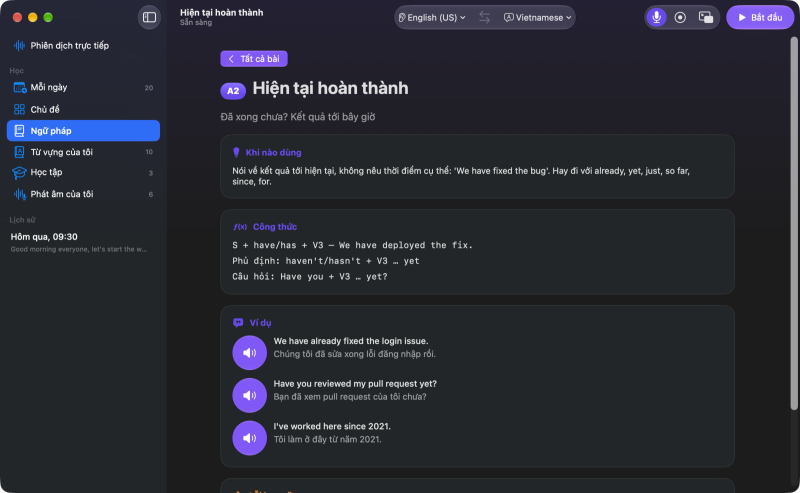
#> input picture docs/screenshots/grammar-lesson.png, 1600 x 986 px, given in place of icon.png, which was not available (shown at 1/2 size)
$ python tiktok.py
#> lines starting #> are read from the running program, lines starting #| are printed output that depends on the picture
#> in main, icon is the input picture: PIL image 1600x986 RGBA; mean R, G, B, A 39.9, 41.7, 49.8, 254.9
#!/usr/bin/env python3
"""Parley TikTok intro (1080×1920, ~60 s): `make tiktok` → docs/video/parley_tiktok.mp4 + .srt.

Each scene = a headline, an app screenshot in a window frame, a caption, and a Vietnamese voice-over spoken by the
macOS voice "Linh" (`say`, offline). Scenes are drawn with Pillow, given a slow zoom and joined with ffmpeg.
Screenshots come from docs/screenshots (taken with seeded sample data by scripts/shot.sh — never the owner's data).
"""
import json
import os
import subprocess
import sys
import tempfile

from PIL import Image, ImageDraw, ImageFilter, ImageFont

ROOT = os.path.dirname(os.path.dirname(os.path.dirname(os.path.abspath(__file__))))
SHOTS = os.path.join(ROOT, "docs", "screenshots")
OUT = os.path.join(ROOT, "docs", "video")
W, H, FPS = 1080, 1920, 30
FONT = "/System/Library/Fonts/SFNS.ttf"
PURPLE = (139, 92, 246)
LILAC = (196, 181, 253)

# headline (white line, lilac line), screenshot and the part of it to show (fractions x0, y0, x1, y1 — a close
# crop keeps the app's text readable on a phone), who speaks, what is said (Vietnamese voice "Linh").
SCENES = [
    ("Họp tiếng Anh", "mà nghe không kịp?", ("history.png", (0.21, 0.04, 0.60, 0.80)), "Parley",
     "Họp tiếng Anh mà nghe không kịp? Nói ra thì người ta không hiểu? Để Parley lo cho nha!"),
    ("Gặp Parley,", "phiên dịch ngay trên Mac", ("history.png", (0.21, 0.04, 0.99, 0.62)), "Parley",
     "Mình là Parley, phiên dịch và luyện nói tiếng Anh ngay trên máy Mac. Không cần mạng, không gửi dữ liệu đi đâu."),
    ("Zoom, Meet, YouTube", "dịch song song tức thì", ("history.png", (0.21, 0.04, 0.99, 0.80)), "Parley",
     "Mọi âm thanh trên máy, từ Zoom, Meet tới YouTube, được dịch song song theo thời gian thực. Họp xong vẫn xem lại được."),
    ("Chữ, ảnh, manga", "dán vào là dịch", ("translate.png", (0.21, 0.03, 0.99, 0.52)), "Parley",
     "Dán chữ hay chụp một vùng màn hình, kể cả tiếng Nhật, Parley tự nhận ngôn ngữ và dịch ngay."),
    ("Học từng âm IPA", "giải thích bằng tiếng Việt", ("sound-sh.png", (0.23, 0.04, 0.99, 0.97)), "Parley",
     "Phát âm sai? Học đủ bốn mươi mốt âm tiếng Anh, có hướng dẫn đặt môi lưỡi bằng tiếng Việt, ưu tiên những âm người Việt hay sai."),
    ("Nói sai âm nào?", "Parley chỉ rõ", ("sound-lab-answer.png", (0.30, 0.17, 0.91, 0.58)), "Parley",
     "Luyện cặp âm dễ nhầm, nghe nhiều giọng khác nhau rồi tự nói. Nói ship thành sip, Parley chỉ ra ngay âm nào bị đổi."),
    ("Ôn mỗi ngày", "từ vựng, ngữ pháp, hội thoại", ("practice-game.png", (0.31, 0.12, 0.96, 0.70)), "Parley",
     "Thêm thẻ từ, ngữ pháp và hội thoại với trí tuệ nhân tạo chạy ngay trên máy. Mỗi ngày mười phút là đủ."),
]
END = ("Parley", "Nghe kịp. Nói rõ.",
       "Phiên dịch và luyện nói tiếng Anh, 100% offline trên máy Mac.",
       "Tải miễn phí: github.com/deputychinh/Parley",
       "Parley. Nghe kịp, nói rõ. Tải miễn phí trên GitHub nha!")


def font(size, weight="Bold"):
    f = ImageFont.truetype(FONT, size)
    f.set_variation_by_name(weight)
    return f


def background():
    """Night purple, lighter toward the bottom, a soft glow behind the window."""
    top, bottom = (14, 10, 28), (40, 18, 78)
    grad = Image.new("RGB", (1, H))
    for y in range(H):
        t = y / (H - 1)
        grad.putpixel((0, y), tuple(int(a + (b - a) * t) for a, b in zip(top, bottom)))
    img = grad.resize((W, H)).convert("RGBA")
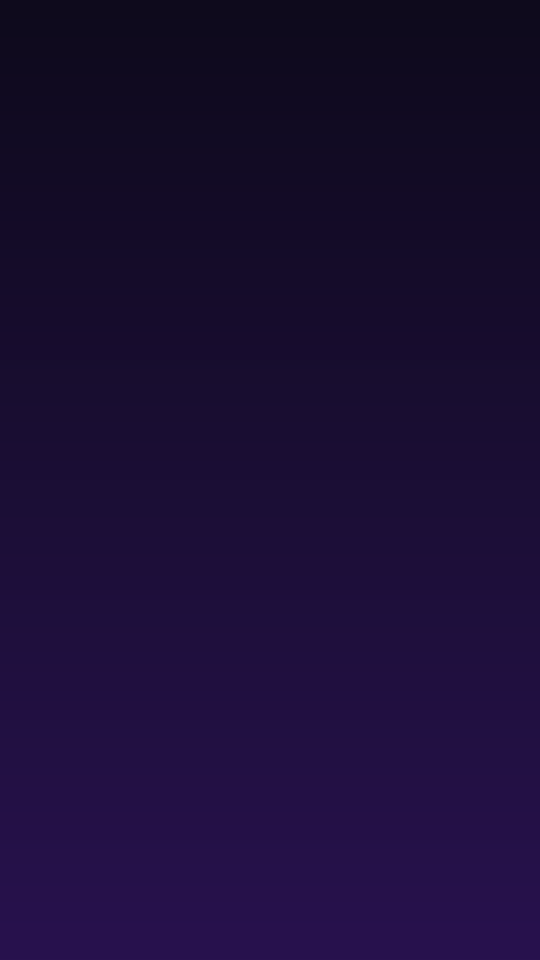
#> img: PIL image 1080x1920 RGBA (shown at 1/2 size); mean R, G, B, A 26.5, 13.5, 52.5, 255
    glow = Image.new("RGBA", (W, H), (0, 0, 0, 0))
#> glow: PIL image 1080x1920 RGBA; every value is 0
    ImageDraw.Draw(glow).ellipse((-200, 560, W + 200, 1460), fill=(110, 60, 220, 110))
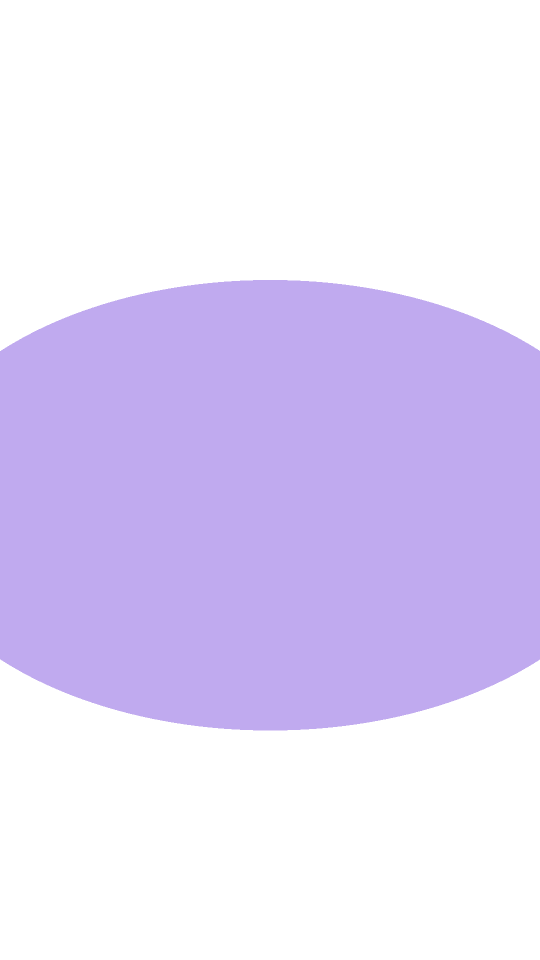
#> glow: PIL image 1080x1920 RGBA (shown at 1/2 size); mean R, G, B, A 46.6, 25.4, 93.2, 46.6; transparent parts drawn white
    img.alpha_composite(glow.filter(ImageFilter.GaussianBlur(160)))
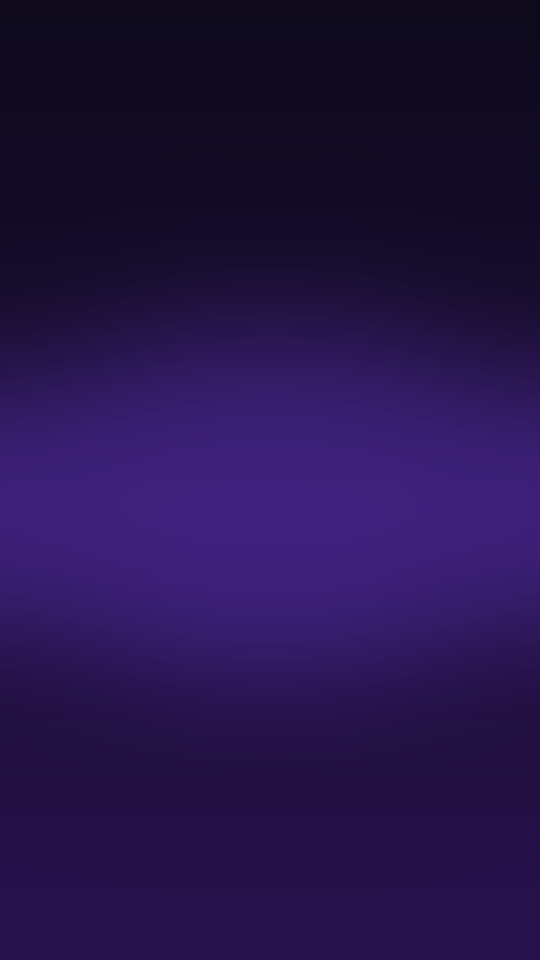
#> img: PIL image 1080x1920 RGBA (shown at 1/2 size); mean R, G, B, A 36.9, 19.4, 73.4, 255
    return img


def brand(img, icon):
    small = icon.resize((56, 56))
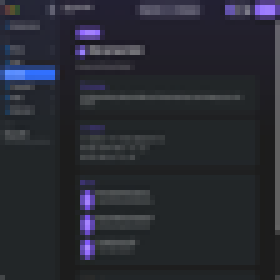
#> small: PIL image 56x56 RGBA (shown 5 times larger); mean R, G, B, A 39.9, 41.7, 49.8, 255; transparent parts drawn white
    img.alpha_composite(small, (64, 92))
    ImageDraw.Draw(img).text((132, 96), "Parley", font=font(40, "Semibold"), fill=(255, 255, 255))


# [55 lines left out: functions wrap, window, caption, not called in this run]


def scene_image(icon, top, second, shot, who, text):
    img = background()
    brand(img, icon)
    d = ImageDraw.Draw(img)
    size = 84  # shrink a long headline to fit the frame
    while size > 50 and max(d.textlength(top, font=font(size, "Heavy")),
                            d.textlength(second, font=font(size, "Heavy"))) > W - 128:
        size -= 2
    d.text((64, 190), top, font=font(size, "Heavy"), fill=(255, 255, 255))
    d.text((64, 190 + size * 1.2), second, font=font(size, "Heavy"), fill=LILAC)
    win = window(shot)
    img.alpha_composite(win, ((W - win.width) // 2, 910 - win.height // 2))
    caption(img, who, text)
    return img.convert("RGB")


# [18 lines left out: function end_image, not called in this run]


def run(cmd):
    subprocess.run(cmd, check=True, stdout=subprocess.DEVNULL, stderr=subprocess.DEVNULL)


# [4 lines left out: function duration, not called in this run]


def srt_time(t):
    ms = int(round(t * 1000))
    return f"{ms // 3600000:02}:{ms // 60000 % 60:02}:{ms // 1000 % 60:02},{ms % 1000:03}"


def main():
    os.makedirs(OUT, exist_ok=True)
    work = tempfile.mkdtemp(prefix="parley-tiktok-")
    icon_png = os.path.join(work, "icon.png")
    run(["sips", "-s", "format", "png", "-z", "512", "512",
         os.path.join(ROOT, "build", "Parley.app", "Contents", "Resources", "AppIcon.icns"), "--out", icon_png])
    icon = Image.open(icon_png).convert("RGBA")
    items = [(scene_image(icon, *s), s[3], s[4]) for s in SCENES] + [(end_image(icon), "Parley", END[4])]
    parts, srt, t = [], [], 0.0
    for i, (img, who, text) in enumerate(items):
        png, aiff, mp4 = (os.path.join(work, f"s{i}.{ext}") for ext in ("png", "aiff", "mp4"))
        img.save(png)
        run(["/usr/bin/say", "-v", "Linh", "-r", "175", "-o", aiff, text])
        speech = duration(aiff)
        lead, tail = 0.3, 0.7
        length = lead + speech + tail
        frames = int(length * FPS)
        zoom = (f"zoompan=z='1+0.04*on/{frames}':x='iw/2-(iw/zoom/2)':y='ih/2-(ih/zoom/2)'"
                f":d={frames}:s={W}x{H}:fps={FPS}")  # slow push-in, 1.00 → 1.04
        delay = int(lead * 1000)
        run(["ffmpeg", "-y", "-loop", "1", "-i", png, "-i", aiff,
             "-filter_complex", f"[0:v]scale={W * 2}:{H * 2},{zoom},format=yuv420p[v];"
                                f"[1:a]aresample=48000,adelay={delay}|{delay},apad[a]",
             "-map", "[v]", "-map", "[a]", "-t", f"{length:.3f}", "-r", str(FPS),
             "-c:v", "libx264", "-preset", "medium", "-crf", "20",
             "-c:a", "aac", "-b:a", "160k", "-ar", "48000", "-ac", "2", mp4])
        parts.append(mp4)
        srt.append(f"{i + 1}\n{srt_time(t + lead)} --> {srt_time(t + lead + speech)}\n{who}: {text}\n")
        t += length
    listing = os.path.join(work, "parts.txt")
    with open(listing, "w") as f:
        f.writelines(f"file '{p}'\n" for p in parts)
    final = os.path.join(OUT, "parley_tiktok.mp4")
    run(["ffmpeg", "-y", "-f", "concat", "-safe", "0", "-i", listing, "-c", "copy", "-movflags", "+faststart", final])
    with open(os.path.join(OUT, "parley_tiktok.srt"), "w") as f:
        f.write("\n".join(srt))
    print(f"{final} ({t:.1f} s)")


if __name__ == "__main__":
#> (the run stopped early here; a loop or call above may not have finished)

$ run again, on docs/screenshots/grammar.png
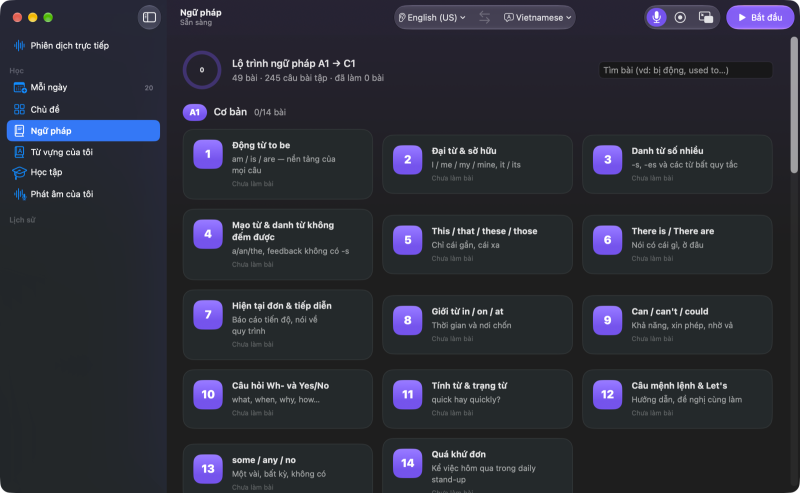
#> input picture docs/screenshots/grammar.png, 1600 x 986 px, given in place of icon.png, which was not available (shown at 1/2 size)
#> in main, icon is the input picture: PIL image 1600x986 RGBA; mean R, G, B, A 43.6, 45, 55.4, 254.9
#> in brand, `small = icon.resize((56, 56))`:
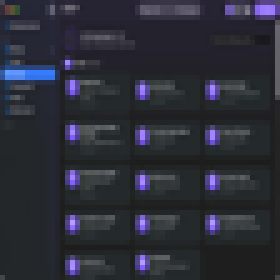
#> small: PIL image 56x56 RGBA (shown 5 times larger); mean R, G, B, A 43.6, 45.1, 55.3, 255; transparent parts drawn white

$ run again, on docs/screenshots/listening-dictation.png
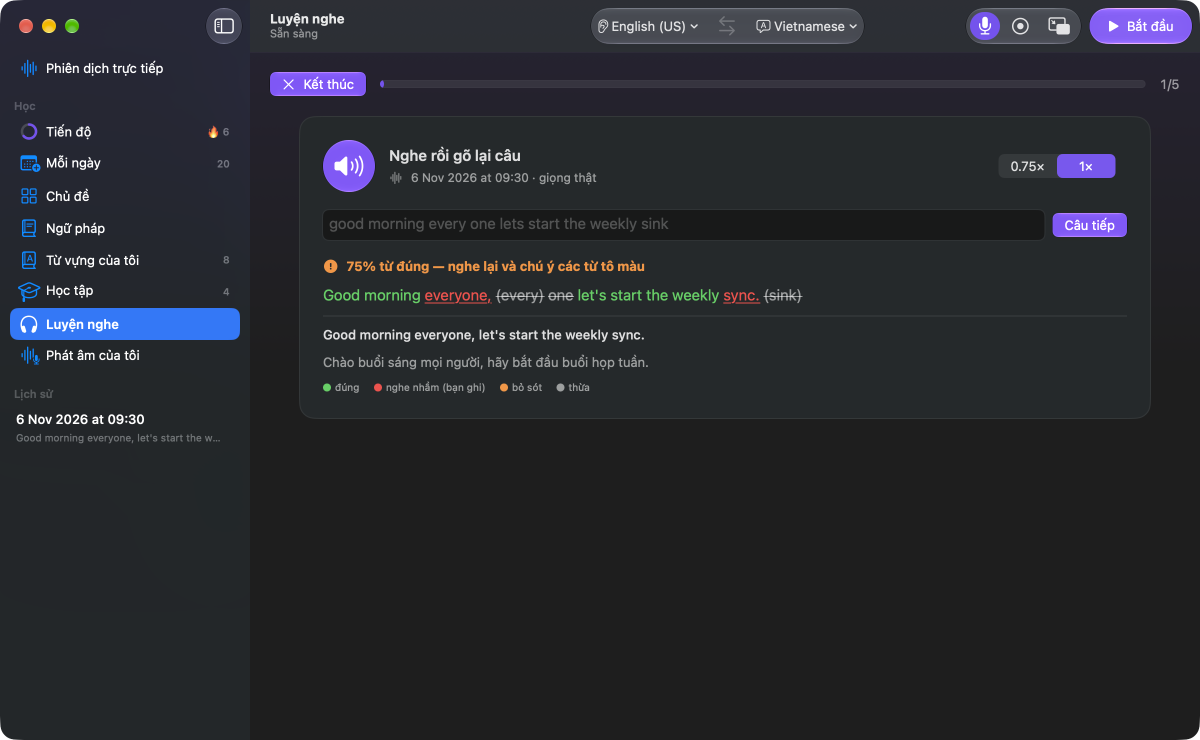
#> input picture docs/screenshots/listening-dictation.png, 2400 x 1480 px, given in place of icon.png, which was not available (shown at 1/2 size)
#> in main, icon is the input picture: PIL image 2400x1480 RGBA; mean R, G, B, A 39, 40.6, 46.1, 254.9
#> in brand, `small = icon.resize((56, 56))`:
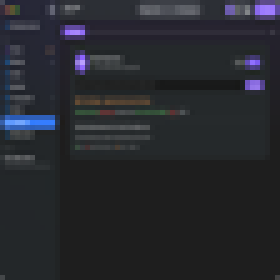
#> small: PIL image 56x56 RGBA (shown 5 times larger); mean R, G, B, A 39, 40.7, 46.1, 255; transparent parts drawn white
